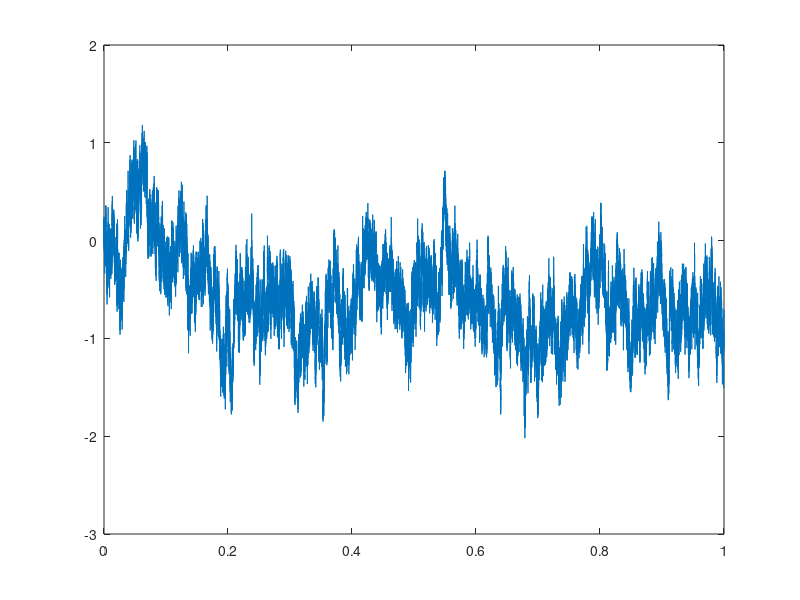

This figure's MATLAB source:


% clear all
% generates one dimensional fractional Brownian motion 'W' on t in [0,1] using 'n' grid points
% the method used applies FFT to a circulant covariance matrix 
% for a detailed mathematical explanation of the Matlab code and further
% examples see
 
% Kroese, D.P. and Botev, Z.I. (2013). 
% "Spatial Process Generation." 
% V. Schmidt (Ed.). Lectures on Stochastic Geometry, 
% Spatial Statistics and Random Fields, Volume II: 
% Analysis, Modeling and Simulation of Complex Structures, Springer-Verlag, Berlin.
% weblink:
% http://www.maths.uq.edu.au/~kroese/ps/MCSpatial.pdf


n=2^15;  % grid points
H = 0.2; % Hurst parameter
r=nan(n+1,1); r(1) = 1;
for k=1:n
    r(k+1) = 0.5*((k+1)^(2*H) - 2*k^(2*H) + (k-1)^(2*H));
end
r=[r; r(end-1:-1:2)]; % first rwo of circulant matrix
lambda=real(fft(r))/(2*n); % eigenvalues
W=fft(sqrt(lambda).*complex(randn(2*n,1),randn(2*n,1)));
W = n^(-H)*cumsum(real(W(1:n+1))); % rescale
figure;plot((0:n)/n,W);


% 1
% 3
% 9
% 11
% 33
% 99
% 331
% 993
% 2979
% 3641
% 10923
% 32769